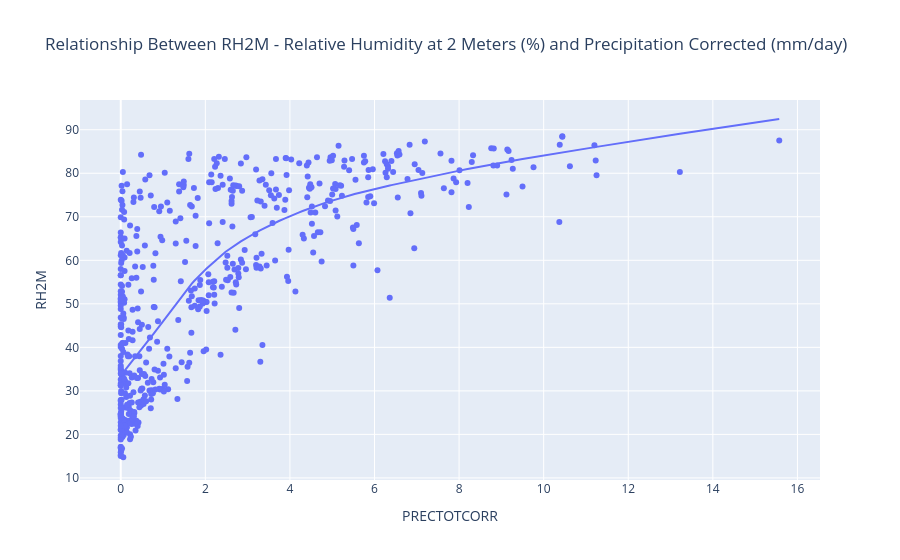

Source (notebook cell):
### Markdown cell above
## Relationship Between RH2M - Relative Humidity at 2 Meters (%) and Precipitation Corrected (mm/day)

### Code cell
fig = px.scatter(data_frame=district, 
    x = "PRECTOTCORR", 
    y="RH2M",
    trendline=trendline_param,
    title="Relationship Between RH2M - Relative Humidity at 2 Meters (%) and Precipitation Corrected (mm/day)")

fig.show()

### Figure 1 — Plotly figure (JSON) as saved in the notebook; plotly's stock layout.template omitted (floating-point values rounded to 4 significant figures; data arrays with more than 128 entries replaced by an {"elided": "..."} marker saying what was removed)
{"data": [{"hovertemplate": "PRECTOTCORR=%{x}<br>RH2M=%{y}<extra></extra>", "legendgroup": "", "marker": {"color": "#636efa", "symbol": "circle"}, "mode": "markers", "name": "", "orientation": "v", "showlegend": false, "type": "scatter", "x": {"elided": "533 float values"}, "xaxis": "x", "y": {"elided": "533 float values"}, "yaxis": "y"}, {"hovertemplate": "<b>LOWESS trendline</b><br><br>PRECTOTCORR=%{x}<br>RH2M=%{y} <b>(trend)</b><extra></extra>", "legendgroup": "", "marker": {"color": "#636efa", "symbol": "circle"}, "mode": "lines", "name": "", "showlegend": false, "type": "scatter", "x": {"elided": "533 float values"}, "xaxis": "x", "y": {"elided": "533 float values"}, "yaxis": "y"}], "layout": {"legend": {"tracegroupgap": 0}, "title": {"text": "Relationship Between RH2M - Relative Humidity at 2 Meters (%) and Precipitation Corrected (mm/day)"}, "xaxis": {"anchor": "y", "domain": [0, 1], "title": {"text": "PRECTOTCORR"}}, "yaxis": {"anchor": "x", "domain": [0, 1], "title": {"text": "RH2M"}}}}
